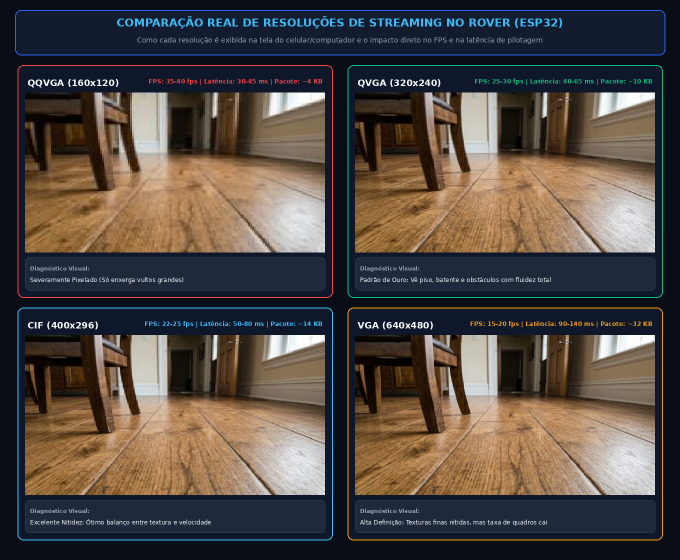
#> input picture knowledge/images/comparativo_visual_resolucoes_esp32.png, 1360 x 1120 px, given in place of rover_floor_view_base_1790432852275.jpg, which was not available (shown at 1/2 size)
$ python generate_zoom_comparison.py
#> lines starting #> are read from the running program, lines starting #| are printed output that depends on the picture; pictures that were not available may be replaced by others from this repository, and a replacement may not be noted
#!/usr/bin/env python3
"""
Gera um comparativo de zoom em detalhe (crop 1:1 na pata da cadeira e no piso)
para ver exatamente o grau de nitidez de borda e pixelizacao.
"""

import os
from PIL import Image, ImageDraw, ImageFont

BASE_IMAGE_PATH = "/home/usuario/.gemini/antigravity-ide/brain/e8fe204c-ffd4-4cc0-91d5-c6645484746e/rover_floor_view_base_1790432852275.jpg"
OUTPUT_DIR = "/home/usuario/Documentos/rover/knowledge/images"

FONT_PATH_BOLD = "/usr/share/fonts/truetype/dejavu/DejaVuSans-Bold.ttf"
FONT_PATH_REG = "/usr/share/fonts/truetype/dejavu/DejaVuSans.ttf"

def get_font(size, bold=False):
    path = FONT_PATH_BOLD if bold else FONT_PATH_REG
    try:
        return ImageFont.truetype(path, size)
    except:
        return ImageFont.load_default()

def draw_rounded_rect(draw, box, radius, fill, outline=None, width=1):
    draw.rounded_rectangle(box, radius=radius, fill=fill, outline=outline, width=width)

def generate_zoom_crop():
    base_img = Image.open(BASE_IMAGE_PATH).convert("RGB")
#> base_img is the input picture: PIL image 1360x1120 RGB; mean R, G, B 80.8, 72.8, 67.8

    # Vamos recortar a regiao da pata da cadeira (coordenadas relativas)
    # Foto original é aprox 1024x768 ou similar
    bw, bh = base_img.size
#> bw = 1360; bh = 1120

    # Caixa de recorte: pata da cadeira tocando o piso
    # ~20% a 45% na largura, 15% a 65% na altura
    crop_box_rel = (0.18, 0.15, 0.42, 0.65)

    res_list = [
        ("qqvga", 160, 120, "1. QQVGA (160x120)", "#ef4444", "Borda borrada / Blocos de pixels visíveis"),
        ("qvga", 320, 240, "2. QVGA (320x240)", "#10b981", "Borda nítida / Risco e parafuso visíveis"),
        ("cif", 400, 296, "3. CIF (400x296)", "#38bdf8", "Textura da madeira perfeitamente nítida"),
        ("vga", 640, 480, "4. VGA (640x480)", "#f59e0b", "Alta fidelidade / Definição fotográfica")
    ]

    panel_w = 1360
    panel_h = 520
    panel = Image.new("RGB", (panel_w, panel_h), color="#090d16")
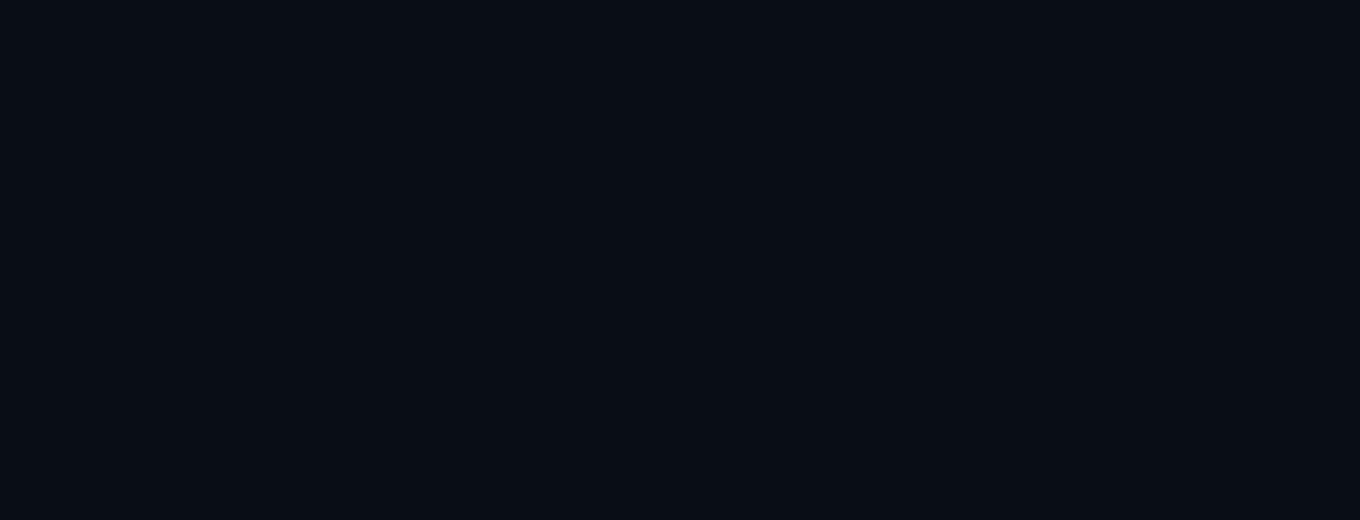
#> panel: PIL image 1360x520 RGB; mean R, G, B 9, 13, 22
    draw = ImageDraw.Draw(panel)

    # Header
    draw_rounded_rect(draw, (30, 15, panel_w - 30, 85), radius=10, fill="#131c2e", outline="#3b82f6", width=2)
    draw.text((panel_w // 2, 38), "AMPLIAÇÃO EM DETALHE: O QUE O PILOTO REALMENTE ENXERGA", fill="#38bdf8", font=get_font(20, bold=True), anchor="mm")
    draw.text((panel_w // 2, 65), "Zoom de 300% no mesmo obstáculo (pata da cadeira e ranhuras do piso) para comparar nitidez", fill="#94a3b8", font=get_font(13, bold=False), anchor="mm")

    crop_display_w = 300
    crop_display_h = 330

    for i, (key, rw, rh, title, color, desc) in enumerate(res_list):
        # Downscale para resolucao nativa
        low_res = base_img.resize((rw, rh), Image.Resampling.BILINEAR)

        # Crop na versao low res
        cw_start = int(rw * crop_box_rel[0])
        ch_start = int(rh * crop_box_rel[1])
        cw_end = int(rw * crop_box_rel[2])
        ch_end = int(rh * crop_box_rel[3])

        cropped = low_res.crop((cw_start, ch_start, cw_end, ch_end))

        # Upscale com nearest neighbor para mostrar os pixels reais no display
        scaled_crop = cropped.resize((crop_display_w, crop_display_h), Image.Resampling.NEAREST)

        col_x = 35 + i * (crop_display_w + 25)
        col_y = 100

        # Box ao redor
        draw_rounded_rect(draw, (col_x, col_y, col_x + crop_display_w, col_y + crop_display_h + 75), radius=10, fill="#0f172a", outline=color, width=2)
        draw.text((col_x + crop_display_w // 2, col_y + 20), title, fill=color, font=get_font(14, bold=True), anchor="mm")

        # Imagem
        panel.paste(scaled_crop, (col_x, col_y + 35))

        # Descrição
        draw.text((col_x + crop_display_w // 2, col_y + crop_display_h + 52), desc, fill="#e2e8f0", font=get_font(10, bold=False), anchor="mm")
#> this loop made 4 passes
#> pass 1, in generate_zoom_crop, `low_res = base_img.resize((rw, rh), Image.Resampling.BILINEAR)`:
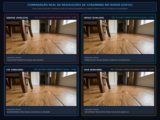
#> low_res: PIL image 160x120 RGB; mean R, G, B 80.8, 72.8, 67.8
#> pass 1, in generate_zoom_crop, `cropped = low_res.crop((cw_start, ch_start, cw_end, ch_end))`:
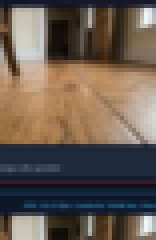
#> cropped: PIL image 39x60 RGB (shown 4 times larger); mean R, G, B 103.5, 90.9, 80.8
#> pass 1, in generate_zoom_crop, `scaled_crop = cropped.resize((crop_display_w, crop_display_h), Image.R..`:
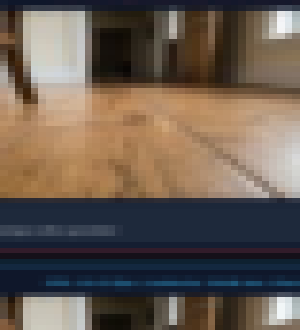
#> scaled_crop: PIL image 300x330 RGB; mean R, G, B 103.3, 90.8, 80.8
#> pass 2, in generate_zoom_crop, `low_res = base_img.resize((rw, rh), Image.Resampling.BILINEAR)`:
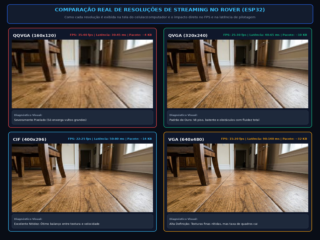
#> low_res: PIL image 320x240 RGB; mean R, G, B 80.8, 72.8, 67.8
#> after the loop:
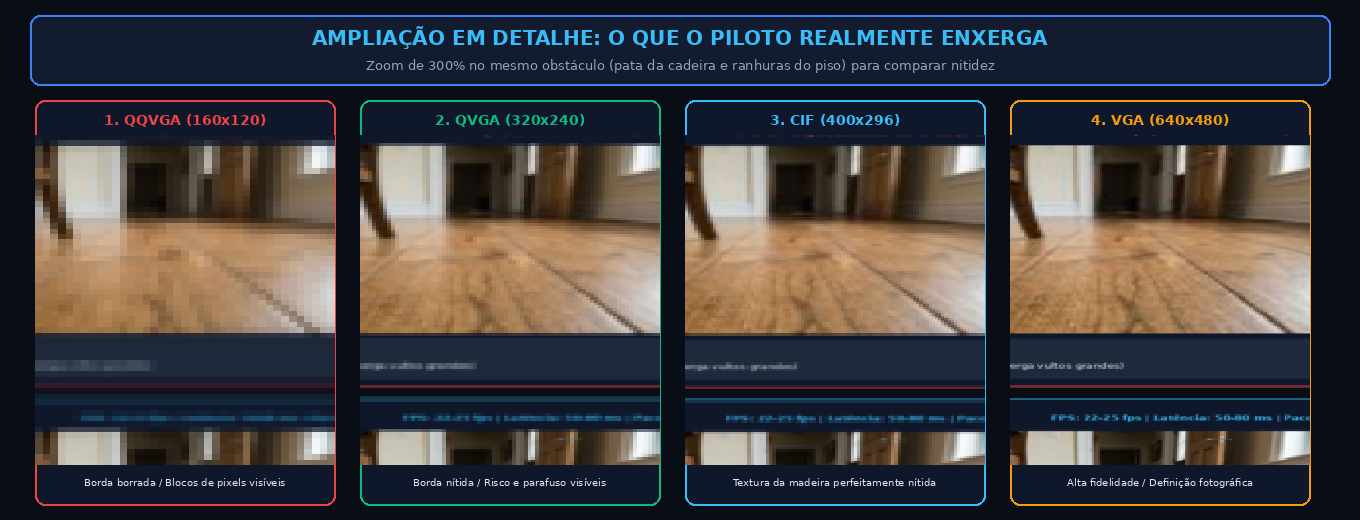
#> panel: PIL image 1360x520 RGB; mean R, G, B 66.8, 64.1, 65.3
#> after the loop:
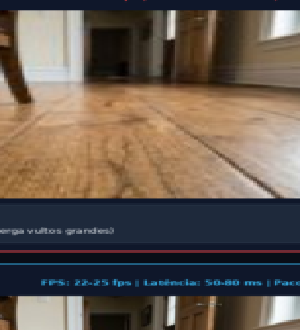
#> scaled_crop: PIL image 300x330 RGB; mean R, G, B 103.1, 90.4, 80.5

    out_file = os.path.join(OUTPUT_DIR, "comparativo_zoom_detalhe.png")
    panel.save(out_file, quality=95)
    print("Salvo:", out_file)

if __name__ == "__main__":
    generate_zoom_crop()

$ run again, on knowledge/images/amostra_cif_400x296.jpg
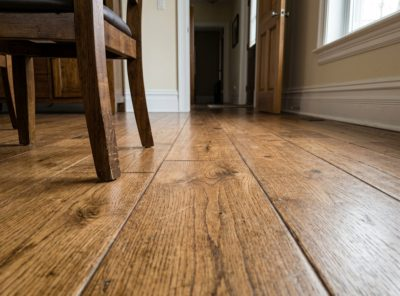
#> input picture knowledge/images/amostra_cif_400x296.jpg, 400 x 296 px, given in place of rover_floor_view_base_1790432852275.jpg, which was not available
#> in generate_zoom_crop, base_img is the input picture: PIL image 400x296 RGB; mean R, G, B 136.8, 112, 87.2
#> after the loop in generate_zoom_crop, `for i, (key, rw, rh, title, color, desc) in enumerate(res_list):`:
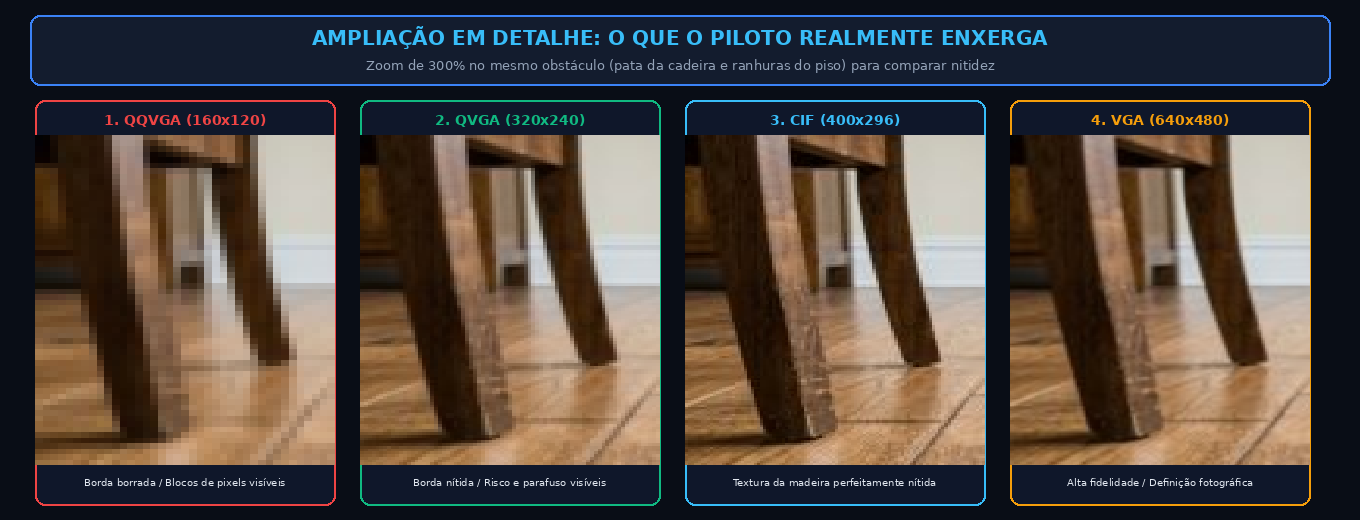
#> panel: PIL image 1360x520 RGB; mean R, G, B 80.3, 70.6, 64.7
#> after the loop in generate_zoom_crop, `for i, (key, rw, rh, title, color, desc) in enumerate(res_list):`:
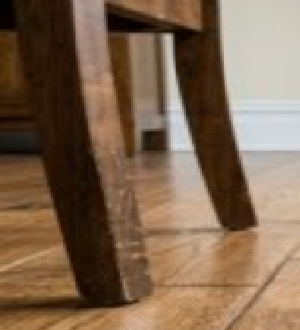
#> scaled_crop: PIL image 300x330 RGB; mean R, G, B 127.5, 102.5, 80
